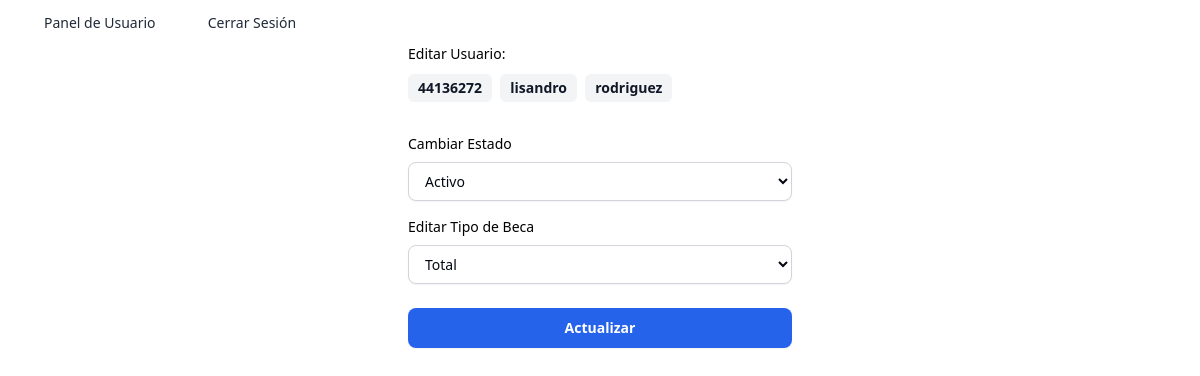
The page /vistas/editar.php?id=1 (signed in) on the database its author committed.
### tables this page shows
CREATE TABLE `usuarios` (
  `id_usuario` int(11) NOT NULL,
  `dni` varchar(10) NOT NULL,
  `nombre` varchar(60) NOT NULL,
  `apellido` varchar(60) NOT NULL,
  `id_localidad` int(11) NOT NULL,
  `email` varchar(120) NOT NULL,
  `contraseña` varchar(60) NOT NULL,
  `estado` tinyint(1) NOT NULL,
  `id_beca` int(11) DEFAULT NULL,
  `id_rol` tinyint(4) NOT NULL DEFAULT 2
);

### modelos/UsuarioModelo.php (called while the page is built, shortened)
<?php
    class UsuarioModelo{
        private $pdo;
        public function __construct(PDO $pdo){
            $this->pdo = $pdo;
        }
        public function buscarPorId($id):array|false{
            $stmt = $this->pdo->prepare("SELECT * FROM usuarios where id_usuario = :id");
            $stmt->bindParam(':id',$id);
            $stmt->execute();
            return $stmt->fetch(PDO::FETCH_ASSOC);
        }
    }
?>

### modelos/BecaModelo.php (called while the page is built)
<?php
class BecaModelo{
    private $pdo;
    public function __construct(PDO $pdo) {
        $this->pdo = $pdo;
    }
    public function listarTodas(){
        $stmt = $this->pdo->query("SELECT * FROM tipo_beca");
        return $stmt -> fetchAll(PDO::FETCH_ASSOC);
    }
}

### vistas/editar.php (the view, shortened to what this page needs)
<?php
    require_once("../modelos/UsuarioModelo.php");
    require_once("../modelos/BecaModelo.php");
    require_once("../config/conexion.php");
    require_once("parciales/header_admin.php");
    $id = $_GET['id'] ?? null;
    $usuarioModelo = new UsuarioModelo($pdo);
    $usuario = $usuarioModelo->buscarPorId($id);
?>
<form method="POST" action="../controladores/actualiza.php" class="max-w-sm mx-auto">
    <label for="editar" class="block mb-2.5 text-sm font-medium text-heading">Editar Usuario:</label>
    <span class="inline-block font-semibold text-gray-900 dark:text-gray-100 bg-gray-100 dark:bg-gray-800 px-2.5 py-1 rounded-md text-sm mr-1 mb-4
"> <?= htmlspecialchars($usuario['dni']); ?> </span>
    <span class="inline-block font-semibold text-gray-900 dark:text-gray-100 bg-gray-100 dark:bg-gray-800 px-2.5 py-1 rounded-md text-sm mr-1 mb-4
"><?= htmlspecialchars($usuario['nombre']); ?> </span>
    <span class="inline-block font-semibold text-gray-900 dark:text-gray-100 bg-gray-100 dark:bg-gray-800 px-2.5 py-1 rounded-md text-sm mr-1 mb-4
"><?= htmlspecialchars($usuario['apellido']); ?></span>
    <label for="estado" class="block mb-2 text-sm font-medium text-black-900 dark:text-black-200 mt-4">
    Cambiar Estado
    </label>
    <select name="estado" id="estado" class="block w-full px-3 py-2 bg-white dark:bg-gray-800 border border-gray-300 dark:border-gray-700 text-gray-950 dark:text-gray-100 text-sm rounded-lg shadow-sm focus:outline-none focus:ring-2 focus:ring-blue-500 focus:border-blue-500 transition-colors
">
        <option value="1" <?= $usuario['estado'] == 1 ? 'selected' : ''; ?>>Activo</option>
    </select>
    <label for="beca" class="block mb-2 text-sm font-medium text-black-900 dark:text-black-200 mt-4">Editar Tipo de Beca</label>
    <select name="beca" id="beca" class="block w-full px-3 py-2 bg-white dark:bg-gray-800 border border-gray-300 dark:border-gray-700 text-gray-950 dark:text-gray-100 text-sm rounded-lg shadow-sm focus:outline-none focus:ring-2 focus:ring-blue-500 focus:border-blue-500 transition-colors
">
        <?php
            $beca = new BecaModelo($pdo);
            $becas = $beca->listarTodas();
            foreach ($becas as $unaBeca) {
                $selected = ($usuario['id_beca'] == $unaBeca['id_beca']) ? 'selected' : '';
                echo "<option value=\"{$unaBeca['id_beca']}\" $selected>{$unaBeca['nombre_beca']}</option>";
            }
        ?>
    </select>
    <button type="submit" class="w-full mt-6 px-4 py-2.5 text-sm font-semibold text-white bg-blue-600 hover:bg-blue-700 focus:ring-4 focus:ring-blue-500/30 rounded-lg shadow-sm focus:outline-none transition-all duration-150 text-center
" >Actualizar</button>
</form>

### rows shown on the page
usuarios: dni "44136272", nombre "lisandro", apellido "rodriguez", estado "Activo"

### other values the page prints
form field beca "Total"
